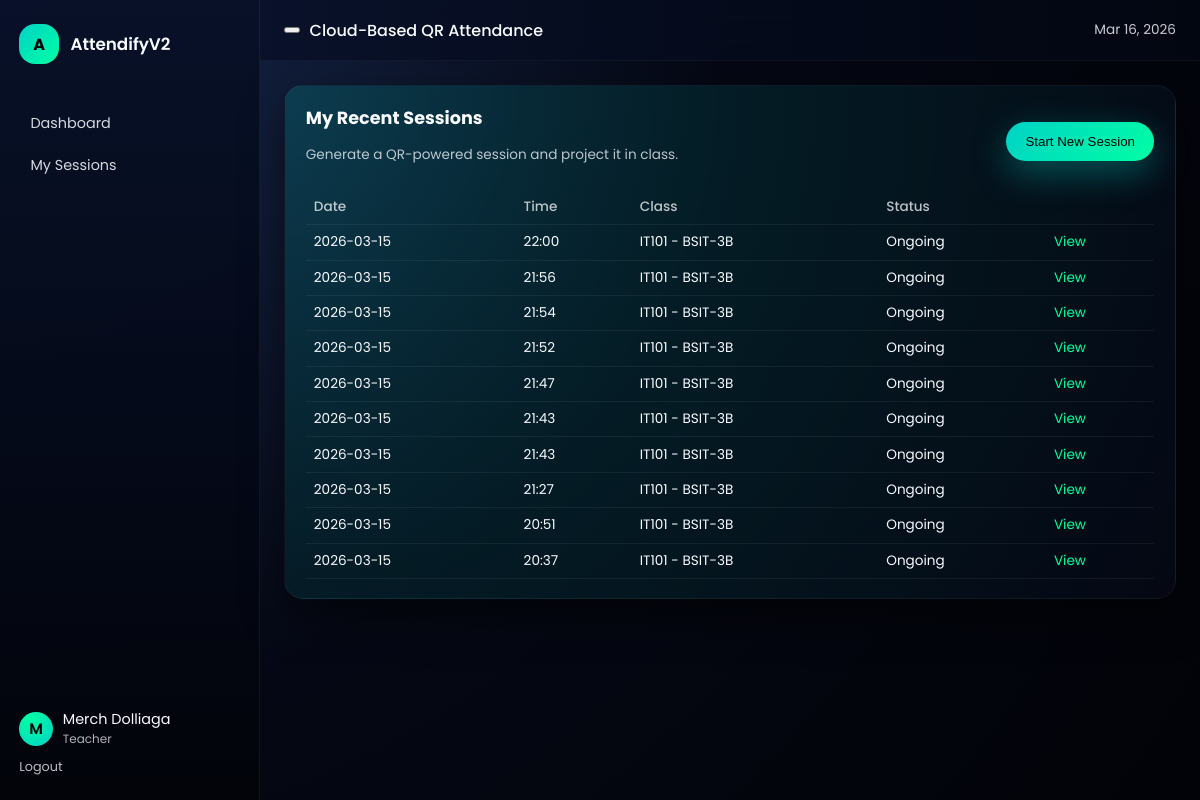
/AttendifyV2/public/teacher/sessions (signed in), run on the app's committed database.
### tables this page shows
CREATE TABLE `sessions` (
  `id` int(11) NOT NULL,
  `class_offering_id` int(11) NOT NULL,
  `session_date` date NOT NULL,
  `start_time` time NOT NULL,
  `end_time` time DEFAULT NULL,
  `qr_token` varchar(255) NOT NULL,
  `qr_expires_at` datetime NOT NULL,
  `status` enum('scheduled','ongoing','ended') NOT NULL DEFAULT 'scheduled',
  `created_by` int(11) NOT NULL,
  `created_at` timestamp NOT NULL DEFAULT current_timestamp()
);

CREATE TABLE `courses` (
  `id` int(11) NOT NULL,
  `code` varchar(50) NOT NULL,
  `title` varchar(150) NOT NULL,
  `description` text DEFAULT NULL
);

CREATE TABLE `sections` (
  `id` int(11) NOT NULL,
  `name` varchar(50) NOT NULL,
  `course` varchar(100) DEFAULT NULL,
  `year_level` varchar(50) DEFAULT NULL
);

### AttendifyV2/src/helpers.php (called while the page is built, shortened)
<?php
function view(string $template, array $data = []): void
{
    extract($data);
    $baseUrl = BASE_URL;
    require __DIR__ . '/views/layout/header.php';
    require __DIR__ . '/views/' . $template . '.php';
    require __DIR__ . '/views/layout/footer.php';
}
function e(string $value): string
{
    return htmlspecialchars($value, ENT_QUOTES, 'UTF-8');
}

### AttendifyV2/src/views/teacher/sessions/index.php (the view, shortened to what this page needs)
<div class="card">
    <div class="card-header" style="display:flex;align-items:center;justify-content:space-between;margin-bottom:0.7rem;">
        <div>
            <h2 class="card-title">My Recent Sessions</h2>
            <p class="muted">Generate a QR-powered session and project it in class.</p>
        </div>
        <form method="post" action="<?= BASE_URL ?>/teacher/sessions/start">
            <button type="submit" class="btn btn-primary">Start New Session</button>
        </form>
    </div>
    <?php if (empty($sessions)): ?>
        <p class="muted">No sessions found. Click "Start New Session" to create one once the admin has assigned you to a class.</p>
    <?php else: ?>
        <table class="table">
            <thead>
            <tr>
                <th>Date</th>
                <th>Time</th>
                <th>Class</th>
                <th>Status</th>
                <th></th>
            </tr>
            </thead>
            <tbody>
            <?php foreach ($sessions as $s): ?>
                <tr>
                    <td><?= e($s['session_date']) ?></td>
                    <td><?= e(substr($s['start_time'], 0, 5)) ?></td>
                    <td><?= e($s['course_code'] . ' - ' . $s['section_name']) ?></td>
                    <td><?= e(ucfirst($s['status'])) ?></td>
                    <td>
                        <a href="<?= BASE_URL ?>/teacher/sessions/show?id=<?= (int)$s['id'] ?>" class="link">View</a>
                    </td>
                </tr>
            <?php endforeach; ?>
            </tbody>
        </table>
    <?php endif; ?>
</div>

### AttendifyV2/public/index.php (shortened to what this page needs)
<?php
require_once __DIR__ . '/../src/helpers.php';
$path = parse_url($_SERVER['REQUEST_URI'], PHP_URL_PATH);
$basePath = rtrim(parse_url(BASE_URL, PHP_URL_PATH), '/');
$relativePath = '/' . ltrim(str_replace($basePath, '', $path), '/');
switch (true) {
    case str_starts_with($relativePath, '/teacher/sessions'):
        require __DIR__ . '/../src/controllers/TeacherSessionController.php';
        (new TeacherSessionController())->handle($relativePath);
        break;
}

### AttendifyV2/src/controllers/TeacherSessionController.php (shortened to what this page needs)
<?php
require_once __DIR__ . '/../helpers.php';
class TeacherSessionController
{
    public function handle(string $path): void
    {
        if ($path === '/teacher/sessions' || $path === '/teacher/sessions/') {
            $this->index();
        } elseif ($path === '/teacher/sessions/start' && $_SERVER['REQUEST_METHOD'] === 'POST') {
            $this->start();
        } elseif (str_starts_with($path, '/teacher/sessions/show')) {
            $this->show();
        } else {
            http_response_code(404);
            echo 'Not Found';
        }
    }
    private function index(): void
    {
        $db = get_db();
        $user = current_user();
        $stmt = $db->prepare("
            SELECT s.*, c.code AS course_code, c.title AS course_title, sec.name AS section_name
            FROM sessions s
            JOIN class_offerings co ON s.class_offering_id = co.id
            JOIN courses c ON co.course_id = c.id
            JOIN sections sec ON co.section_id = sec.id
            WHERE co.teacher_id = :tid
            ORDER BY s.session_date DESC, s.start_time DESC
            LIMIT 20
        ");
        $stmt->execute(['tid' => $user['id']]);
        $sessions = $stmt->fetchAll();
        view('teacher/sessions/index', [
            'user' => $user,
            'sessions' => $sessions,
        ]);
    }
}

### AttendifyV2/src/views/layout/header.php (shortened to what this page needs)
<?php
$user = $_SESSION['user'] ?? null;
?>
<!DOCTYPE html>
<html lang="en">
<head>
    <link rel="stylesheet" href="<?= $baseUrl ?>/assets/css/style.css">
</head>
<?php $bodyClass = isset($user) ? 'app-body' : 'auth-body'; ?>
<body class="<?= $bodyClass ?>">
<?php if ($user): ?>
    <div class="app-shell">
        <aside class="sidebar" id="sidebar">
            <div class="sidebar-brand">
                <span class="brand-logo">A</span>
                <span class="brand-text">AttendifyV2</span>
            </div>
            <nav class="sidebar-nav">
                <a href="<?= $baseUrl ?>/dashboard" class="nav-link">Dashboard</a>
                <?php if ($user['role'] === 'admin'): ?>
                    <a href="<?= $baseUrl ?>/admin/users" class="nav-link">Users</a>
                    <a href="<?= $baseUrl ?>/admin/classes" class="nav-link">Classes</a>
                <?php elseif ($user['role'] === 'teacher'): ?>
                    <a href="<?= $baseUrl ?>/teacher/sessions" class="nav-link">My Sessions</a>
                <?php elseif ($user['role'] === 'student'): ?>
                    <a href="<?= $baseUrl ?>/student/attendance" class="nav-link">My Attendance</a>
                <?php endif; ?>
            </nav>
            <div class="sidebar-footer">
                <div class="user-mini">
                    <div class="user-avatar"><?= strtoupper(substr($user['name'], 0, 1)) ?></div>
                    <div class="user-info">
                        <div class="user-name"><?= e($user['name']) ?></div>
                        <div class="user-role"><?= e(ucfirst($user['role'])) ?></div>
                    </div>
                </div>
                <a href="<?= $baseUrl ?>/logout" class="logout-link">Logout</a>
            </div>
        </aside>
        <main class="main-content">
            <header class="topbar">
                <div class="topbar-left">
                    <button class="mobile-menu-toggle" type="button" aria-label="Toggle navigation">
                    </button>
                    <div class="topbar-title">Cloud-Based QR Attendance</div>
                </div>
                <div class="topbar-meta">
                    <span><?= date('M d, Y') ?></span>
                </div>
            </header>
            <section class="page-content">
<?php endif; ?>

### AttendifyV2/src/views/layout/footer.php (shortened to what this page needs)
<?php $user = $_SESSION['user'] ?? null; ?>
<?php if ($user): ?>
            </section>
        </main>
    </div>
<?php endif; ?>
</body>
</html>

### AttendifyV2/public/assets/css/style.css (style rules this page uses)
*, *::before, *::after { box-sizing: border-box; }
body { margin: 0; font-family: 'Poppins', system-ui, -apple-system, BlinkMacSystemFont, 'Segoe UI', sans-serif; background: radial-gradient(circle at top left, #1f3b6d 0, #050814 50%, #020308 100%); color: #f9fbff; }
a { color: inherit; text-decoration: none; }
.brand-logo { width: 40px; height: 40px; border-radius: 1rem; background: linear-gradient(135deg, #00d2c6, #00ffa3); display: flex; align-items: center; justify-content: center; font-weight: 700; color: #020308; }
.btn { border-radius: 999px; border: none; padding: 0.75rem 1.2rem; font-weight: 500; cursor: pointer; display: inline-flex; align-items: center; justify-content: center; gap: 0.4rem; transition: transform 0.1s ease, box-shadow 0.1s ease, background 0.15s ease; }
.btn-primary { background: linear-gradient(135deg, #00d2c6, #00ffa3); color: #020308; box-shadow: 0 12px 35px rgba(0, 210, 198, 0.35); }
.app-body { min-height: 100vh; }
.app-shell { display: grid; grid-template-columns: 260px minmax(0, 1fr); min-height: 100vh; background: radial-gradient(circle at top left, #182a50 0, #050814 50%, #020308 100%); position: relative; }
.sidebar { padding: 1.5rem 1.2rem; display: flex; flex-direction: column; gap: 1.5rem; border-right: 1px solid rgba(255, 255, 255, 0.06); background: linear-gradient(180deg, rgba(8, 16, 40, 0.98), rgba(2, 4, 10, 0.98)); }
.sidebar-brand { display: flex; align-items: center; gap: 0.7rem; margin-bottom: 0.5rem; }
.brand-text { font-weight: 600; font-size: 1.05rem; }
.sidebar-nav { display: flex; flex-direction: column; gap: 0.25rem; margin-top: 0.5rem; }
.nav-link { padding: 0.55rem 0.7rem; border-radius: 0.7rem; font-size: 0.9rem; opacity: 0.85; transition: background 0.15s ease, opacity 0.15s ease, transform 0.1s ease; }
.sidebar-footer { margin-top: auto; display: flex; flex-direction: column; gap: 0.6rem; }
.user-mini { display: flex; align-items: center; gap: 0.6rem; }
.user-avatar { width: 34px; height: 34px; border-radius: 999px; background: radial-gradient(circle at 30% 20%, #00ffa3, #00d2c6); display: flex; align-items: center; justify-content: center; color: #020308; font-weight: 600; font-size: 0.95rem; }
.user-info { display: flex; flex-direction: column; }
.user-name { font-size: 0.9rem; }
.user-role { font-size: 0.75rem; opacity: 0.7; }
.logout-link { font-size: 0.8rem; opacity: 0.75; }
.main-content { display: flex; flex-direction: column; }
.topbar { display: flex; align-items: center; justify-content: space-between; padding: 1.1rem 1.5rem; border-bottom: 1px solid rgba(255, 255, 255, 0.04); backdrop-filter: blur(18px); background: linear-gradient(90deg, rgba(8, 16, 40, 0.85), rgba(3, 7, 18, 0.9)); }
.topbar-title { font-weight: 500; }
.topbar-left { display: flex; align-items: center; gap: 0.6rem; }
.topbar-meta { font-size: 0.85rem; opacity: 0.8; }
.page-content { padding: 1.5rem; }
.card { background: radial-gradient(circle at top left, rgba(0, 210, 198, 0.18), rgba(5, 8, 20, 0.95)); border-radius: 1.2rem; padding: 1.2rem 1.3rem; border: 1px solid rgba(255, 255, 255, 0.04); box-shadow: 0 18px 40px rgba(0, 0, 0, 0.5); }
.card-title { margin: 0 0 0.7rem; font-size: 1.1rem; }
.muted { font-size: 0.85rem; opacity: 0.75; }
.table { width: 100%; border-collapse: collapse; font-size: 0.85rem; margin-top: 0.5rem; }
.table th, .table td { padding: 0.45rem 0.5rem; border-bottom: 1px solid rgba(255, 255, 255, 0.06); }
.table th { text-align: left; opacity: 0.75; font-weight: 500; }
.link { color: #00ffa3; font-size: 0.85rem; }

### data on the page
sessions: session_date "2026-03-15", start_time "22:00", courses.code "IT101 - BSIT-3B", status "Ongoing"
sessions: session_date "2026-03-15", start_time "21:56", courses.code "IT101 - BSIT-3B", status "Ongoing"
sessions: session_date "2026-03-15", start_time "21:54", courses.code "IT101 - BSIT-3B", status "Ongoing"
sessions: session_date "2026-03-15", start_time "21:52", courses.code "IT101 - BSIT-3B", status "Ongoing"
sessions: session_date "2026-03-15", start_time "21:47", courses.code "IT101 - BSIT-3B", status "Ongoing"
sessions: session_date "2026-03-15", start_time "21:43", courses.code "IT101 - BSIT-3B", status "Ongoing"
sessions: session_date "2026-03-15", start_time "21:43", courses.code "IT101 - BSIT-3B", status "Ongoing"
sessions: session_date "2026-03-15", start_time "21:27", courses.code "IT101 - BSIT-3B", status "Ongoing"
sessions: session_date "2026-03-15", start_time "20:51", courses.code "IT101 - BSIT-3B", status "Ongoing"
sessions: session_date "2026-03-15", start_time "20:37", courses.code "IT101 - BSIT-3B", status "Ongoing"

### other printed values
substr($user['name'], 0, 1) "M"
$user['name'] "Merch Dolliaga"
$user['role'] "Teacher"
